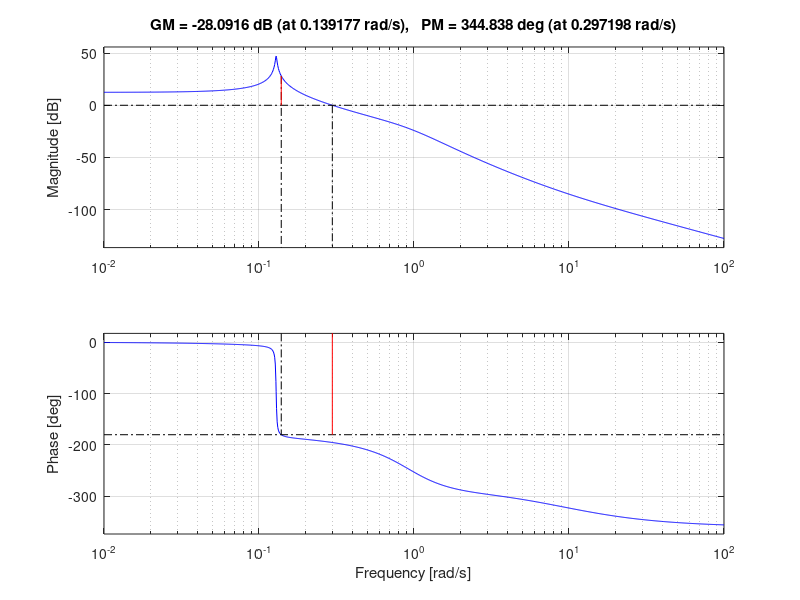
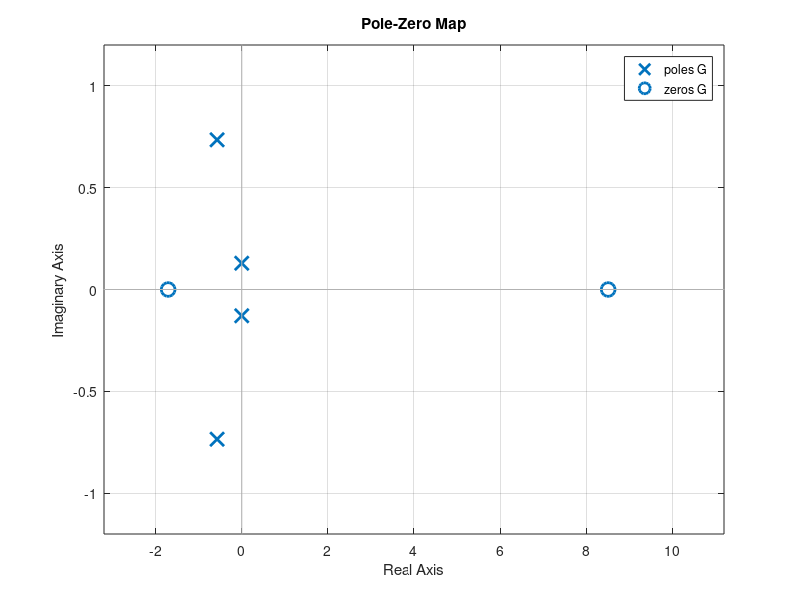

The MATLAB source for these figures, in order: (Note: this script raises an error after producing the figures.)
% elevator to X velocity u
clear; close all;
s=tf('s');

zeta_p=0.00923;
omega_p=0.129;
zeta_sp=0.615;
omega_sp=0.932;
Dlon= (s^2+2*zeta_p*omega_p*s+omega_p^2)*(s^2+2*zeta_sp*omega_sp*s+omega_sp^2);

G=-0.00413*(s+1.71)*(s-8.51)/Dlon;

margin(G);
figure();
pzmap(G);

big;